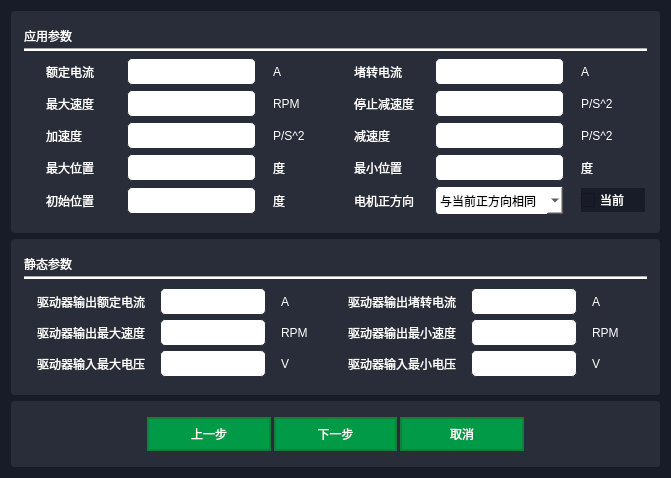
<?xml version="1.0" encoding="UTF-8"?>
<ui version="4.0">
 <class>DriverParams</class>
 <widget class="QWidget" name="DriverParams">
  <property name="geometry">
   <rect>
    <x>0</x>
    <y>0</y>
    <width>671</width>
    <height>472</height>
   </rect>
  </property>
  <property name="windowTitle">
   <string>Form</string>
  </property>
  <property name="windowIcon">
   <iconset resource="resonrces.qrc">
    <normaloff>:/images/app.ico</normaloff>:/images/app.ico</iconset>
  </property>
  <property name="styleSheet">
   <string notr="true">QWidget{
	color:#fff;
	/*background-color: rgb(240,240,240);*/
	background-color: rgb(24,28,40);
}
QLabel{
	background-color: rgb(41,45,57);
}

QPushButton{
	color:white;
	border:2px solid #147e3a;
	background-color:#019b48;
	width:50px;
	height:30px;
}

QPushButton:hover{
	background-color:#019b48;
	font-size:12px;
	font-weight:bold;
}

QLabel{
	color:white;
}

QGroupBox{
	border:2px solid rgb(41,45,57);
	color:white;
	background-color: rgb(41,45,57);
	border-radius:4px;
}

QLineEdit{	
	background-color: rgb(255, 255, 255);
	border:1px solid #147e3a;
	width:100px;
	height:30px;
	color:black;
}
QComboBox{
	background-color: rgb(255, 255, 255);
	width:100px;
	height:27px;
	border-radius:4px;
	border:1px solid rgb(41,45,57);
	color:black;
}

QLineEdit:hover{
	border:1px solid rgb(0,149,255);
}

QTabWidget:pane{
	border-top:1px solid rgb(240, 240, 240);
	/*border:1px solid rgb(41,45,57);*/
}

QTabBar::tab{
	color:white;
	width:50px;
	height:25px;
	background-color:#019b48;
	margin-right: 5px;
	margin-bottom:-6px;
}

QTabBar::tab:selected{
	background-color:rgb(0,149,255);
	font-weight:bold;
	height:28px;
	border:1.5px solid rgb(0,110,255);
}

QMessageBox{
	background-color:rgb(41,45,57);
}

QMessageBox QPushButton:enabled{
	border-radius: 5px;
	width: 50px;
	height: 20px;
	background-color: #019b48;
	color: white;
	font-size: 12px;
}
</string>
  </property>
  <layout class="QVBoxLayout" name="verticalLayout" stretch="4,2,1">
   <item>
    <widget class="QGroupBox" name="groupBox_2">
     <layout class="QVBoxLayout" name="verticalLayout_2">
      <item>
       <widget class="QGroupBox" name="positionLoopGroupBox_3">
        <property name="styleSheet">
         <string notr="true"/>
        </property>
        <layout class="QVBoxLayout" name="verticalLayout_20" stretch="1,4">
         <property name="spacing">
          <number>3</number>
         </property>
         <property name="leftMargin">
          <number>0</number>
         </property>
         <property name="topMargin">
          <number>3</number>
         </property>
         <property name="rightMargin">
          <number>0</number>
         </property>
         <property name="bottomMargin">
          <number>3</number>
         </property>
         <item>
          <layout class="QVBoxLayout" name="verticalLayout_21">
           <item>
            <widget class="QLabel" name="label_28">
             <property name="text">
              <string>应用参数</string>
             </property>
            </widget>
           </item>
           <item>
            <widget class="Line" name="line_11">
             <property name="sizePolicy">
              <sizepolicy hsizetype="Expanding" vsizetype="Fixed">
               <horstretch>0</horstretch>
               <verstretch>0</verstretch>
              </sizepolicy>
             </property>
             <property name="styleSheet">
              <string notr="true">background-color: rgb(255, 255, 255);</string>
             </property>
             <property name="orientation">
              <enum>Qt::Horizontal</enum>
             </property>
            </widget>
           </item>
          </layout>
         </item>
         <item>
          <widget class="QGroupBox" name="gridGroupBox_8">
           <property name="styleSheet">
            <string notr="true">QLineEdit{
	border:1px solid rgb(41,45,57);
	height:25px;
	width:100px;
	border-radius:5px;
}
QLineEdit:hover{
	border:1px solid rgb(0,149,255);
}</string>
           </property>
           <layout class="QGridLayout" name="gridLayout_9" rowstretch="1,1,1,1,1" columnstretch="2,4,2,2,4,2" columnminimumwidth="1,1,1,1,1,1">
            <property name="leftMargin">
             <number>20</number>
            </property>
            <property name="topMargin">
             <number>2</number>
            </property>
            <property name="rightMargin">
             <number>0</number>
            </property>
            <property name="bottomMargin">
             <number>0</number>
            </property>
            <property name="horizontalSpacing">
             <number>17</number>
            </property>
            <property name="verticalSpacing">
             <number>5</number>
            </property>
            <item row="4" column="4">
             <widget class="QComboBox" name="motorDirectionCombpBox">
              <item>
               <property name="text">
                <string>与当前正方向相同</string>
               </property>
              </item>
              <item>
               <property name="text">
                <string>与当前正方向相反</string>
               </property>
              </item>
             </widget>
            </item>
            <item row="1" column="2">
             <widget class="QLabel" name="label_23">
              <property name="text">
               <string>RPM</string>
              </property>
             </widget>
            </item>
            <item row="1" column="3">
             <widget class="QLabel" name="label_15">
              <property name="text">
               <string>停止减速度</string>
              </property>
             </widget>
            </item>
            <item row="3" column="4">
             <widget class="QLineEdit" name="AppminPositionLineEdit"/>
            </item>
            <item row="0" column="3">
             <widget class="QLabel" name="label_30">
              <property name="text">
               <string>堵转电流</string>
              </property>
             </widget>
            </item>
            <item row="4" column="1">
             <widget class="QLineEdit" name="initialPositionLineEdit"/>
            </item>
            <item row="2" column="0">
             <widget class="QLabel" name="label_12">
              <property name="text">
               <string>加速度</string>
              </property>
             </widget>
            </item>
            <item row="1" column="1">
             <widget class="QLineEdit" name="AppmaxSpeedLineEdit"/>
            </item>
            <item row="1" column="0">
             <widget class="QLabel" name="label_11">
              <property name="text">
               <string>最大速度</string>
              </property>
             </widget>
            </item>
            <item row="0" column="5">
             <widget class="QLabel" name="label_22">
              <property name="text">
               <string>A</string>
              </property>
             </widget>
            </item>
            <item row="3" column="1">
             <widget class="QLineEdit" name="AppmaxPositionLineEdit"/>
            </item>
            <item row="4" column="2">
             <widget class="QLabel" name="label_26">
              <property name="text">
               <string>度</string>
              </property>
             </widget>
            </item>
            <item row="2" column="5">
             <widget class="QLabel" name="label_32">
              <property name="text">
               <string>P/S^2</string>
              </property>
             </widget>
            </item>
            <item row="4" column="0">
             <widget class="QLabel" name="label_14">
              <property name="text">
               <string>初始位置</string>
              </property>
             </widget>
            </item>
            <item row="0" column="0">
             <widget class="QLabel" name="label_16">
              <property name="text">
               <string>额定电流</string>
              </property>
             </widget>
            </item>
            <item row="1" column="5">
             <widget class="QLabel" name="label_27">
              <property name="text">
               <string>P/S^2</string>
              </property>
             </widget>
            </item>
            <item row="1" column="4">
             <widget class="QLineEdit" name="AppstopDecelerationLineEdit"/>
            </item>
            <item row="0" column="4">
             <widget class="QLineEdit" name="AppstallCurrenLineEdit"/>
            </item>
            <item row="2" column="3">
             <widget class="QLabel" name="label_18">
              <property name="text">
               <string>减速度</string>
              </property>
             </widget>
            </item>
            <item row="3" column="0">
             <widget class="QLabel" name="label_13">
              <property name="text">
               <string>最大位置</string>
              </property>
             </widget>
            </item>
            <item row="2" column="4">
             <widget class="QLineEdit" name="AppdeceleratitionLineEdit"/>
            </item>
            <item row="3" column="2">
             <widget class="QLabel" name="label_25">
              <property name="text">
               <string>度</string>
              </property>
             </widget>
            </item>
            <item row="2" column="1">
             <widget class="QLineEdit" name="AppaccelerationLineEdit"/>
            </item>
            <item row="0" column="1">
             <widget class="QLineEdit" name="AppratedCurrentLineEdit"/>
            </item>
            <item row="4" column="3">
             <widget class="QLabel" name="label_20">
              <property name="text">
               <string>电机正方向</string>
              </property>
             </widget>
            </item>
            <item row="2" column="2">
             <widget class="QLabel" name="label_24">
              <property name="text">
               <string>P/S^2</string>
              </property>
             </widget>
            </item>
            <item row="3" column="5">
             <widget class="QLabel" name="label_33">
              <property name="text">
               <string>度</string>
              </property>
             </widget>
            </item>
            <item row="3" column="3">
             <widget class="QLabel" name="label_19">
              <property name="text">
               <string>最小位置</string>
              </property>
             </widget>
            </item>
            <item row="0" column="2">
             <widget class="QLabel" name="label_21">
              <property name="text">
               <string>A</string>
              </property>
             </widget>
            </item>
            <item row="4" column="5">
             <widget class="QCheckBox" name="currentlyCheckBox">
              <property name="text">
               <string>当前</string>
              </property>
             </widget>
            </item>
           </layout>
          </widget>
         </item>
        </layout>
       </widget>
      </item>
     </layout>
    </widget>
   </item>
   <item>
    <widget class="QGroupBox" name="groupBox_3">
     <layout class="QVBoxLayout" name="verticalLayout_3">
      <item>
       <widget class="QGroupBox" name="positionLoopGroupBox_4">
        <property name="styleSheet">
         <string notr="true"/>
        </property>
        <layout class="QVBoxLayout" name="verticalLayout_22" stretch="1,4">
         <property name="spacing">
          <number>3</number>
         </property>
         <property name="leftMargin">
          <number>0</number>
         </property>
         <property name="topMargin">
          <number>3</number>
         </property>
         <property name="rightMargin">
          <number>0</number>
         </property>
         <property name="bottomMargin">
          <number>3</number>
         </property>
         <item>
          <layout class="QVBoxLayout" name="verticalLayout_23">
           <item>
            <widget class="QLabel" name="label_29">
             <property name="text">
              <string>静态参数</string>
             </property>
            </widget>
           </item>
           <item>
            <widget class="Line" name="line_12">
             <property name="sizePolicy">
              <sizepolicy hsizetype="Expanding" vsizetype="Fixed">
               <horstretch>0</horstretch>
               <verstretch>0</verstretch>
              </sizepolicy>
             </property>
             <property name="styleSheet">
              <string notr="true">background-color: rgb(255, 255, 255);</string>
             </property>
             <property name="orientation">
              <enum>Qt::Horizontal</enum>
             </property>
            </widget>
           </item>
          </layout>
         </item>
         <item>
          <widget class="QGroupBox" name="gridGroupBox_9">
           <property name="styleSheet">
            <string notr="true">QLineEdit{
	border:1px solid rgb(41,45,57);
	height:25px;
	width:100px;
	border-radius:5px;
}
QLineEdit:hover{
	border:1px solid rgb(0,149,255);
}</string>
           </property>
           <layout class="QGridLayout" name="gridLayout_10" columnstretch="2,2,1,2,2,1" columnminimumwidth="0,0,0,0,0,0">
            <property name="leftMargin">
             <number>11</number>
            </property>
            <property name="topMargin">
             <number>4</number>
            </property>
            <property name="rightMargin">
             <number>0</number>
            </property>
            <property name="bottomMargin">
             <number>0</number>
            </property>
            <property name="horizontalSpacing">
             <number>15</number>
            </property>
            <property name="verticalSpacing">
             <number>4</number>
            </property>
            <item row="0" column="2">
             <widget class="QLabel" name="label_5">
              <property name="text">
               <string>A</string>
              </property>
             </widget>
            </item>
            <item row="1" column="2">
             <widget class="QLabel" name="label_6">
              <property name="text">
               <string>RPM</string>
              </property>
             </widget>
            </item>
            <item row="2" column="3">
             <widget class="QLabel" name="label_4">
              <property name="text">
               <string>驱动器输入最小电压</string>
              </property>
             </widget>
            </item>
            <item row="2" column="0">
             <widget class="QLabel" name="label_2">
              <property name="text">
               <string>驱动器输入最大电压</string>
              </property>
             </widget>
            </item>
            <item row="0" column="3">
             <widget class="QLabel" name="label_31">
              <property name="text">
               <string>驱动器输出堵转电流</string>
              </property>
             </widget>
            </item>
            <item row="2" column="4">
             <widget class="QLineEdit" name="driverMinVoltage">
              <property name="enabled">
               <bool>false</bool>
              </property>
             </widget>
            </item>
            <item row="1" column="0">
             <widget class="QLabel" name="label">
              <property name="text">
               <string>驱动器输出最大速度</string>
              </property>
             </widget>
            </item>
            <item row="0" column="0">
             <widget class="QLabel" name="label_17">
              <property name="text">
               <string>驱动器输出额定电流</string>
              </property>
             </widget>
            </item>
            <item row="1" column="3">
             <widget class="QLabel" name="label_3">
              <property name="text">
               <string>驱动器输出最小速度</string>
              </property>
             </widget>
            </item>
            <item row="1" column="1">
             <widget class="QLineEdit" name="driverMaxVelocity">
              <property name="enabled">
               <bool>false</bool>
              </property>
             </widget>
            </item>
            <item row="0" column="4">
             <widget class="QLineEdit" name="driverStallCurrent">
              <property name="enabled">
               <bool>false</bool>
              </property>
             </widget>
            </item>
            <item row="0" column="1">
             <widget class="QLineEdit" name="driverRatedCurrent">
              <property name="enabled">
               <bool>false</bool>
              </property>
             </widget>
            </item>
            <item row="1" column="4">
             <widget class="QLineEdit" name="DriverMinVelocity">
              <property name="enabled">
               <bool>false</bool>
              </property>
             </widget>
            </item>
            <item row="2" column="1">
             <widget class="QLineEdit" name="driverMaxVoltage">
              <property name="enabled">
               <bool>false</bool>
              </property>
             </widget>
            </item>
            <item row="2" column="2">
             <widget class="QLabel" name="label_7">
              <property name="text">
               <string>V</string>
              </property>
             </widget>
            </item>
            <item row="0" column="5">
             <widget class="QLabel" name="label_8">
              <property name="text">
               <string>A</string>
              </property>
             </widget>
            </item>
            <item row="1" column="5">
             <widget class="QLabel" name="label_9">
              <property name="text">
               <string>RPM</string>
              </property>
             </widget>
            </item>
            <item row="2" column="5">
             <widget class="QLabel" name="label_10">
              <property name="text">
               <string>V</string>
              </property>
             </widget>
            </item>
           </layout>
          </widget>
         </item>
        </layout>
       </widget>
      </item>
     </layout>
    </widget>
   </item>
   <item>
    <widget class="QGroupBox" name="groupBox_4">
     <layout class="QVBoxLayout" name="verticalLayout_4" stretch="1">
      <item>
       <widget class="QGroupBox" name="positionLoopGroupBox_5">
        <property name="styleSheet">
         <string notr="true"/>
        </property>
        <layout class="QHBoxLayout" name="horizontalLayout" stretch="1,1,1,1,1">
         <property name="spacing">
          <number>3</number>
         </property>
         <property name="leftMargin">
          <number>0</number>
         </property>
         <property name="topMargin">
          <number>3</number>
         </property>
         <property name="rightMargin">
          <number>0</number>
         </property>
         <property name="bottomMargin">
          <number>3</number>
         </property>
         <item>
          <spacer name="horizontalSpacer">
           <property name="orientation">
            <enum>Qt::Horizontal</enum>
           </property>
           <property name="sizeHint" stdset="0">
            <size>
             <width>40</width>
             <height>20</height>
            </size>
           </property>
          </spacer>
         </item>
         <item>
          <widget class="QPushButton" name="backBtn">
           <property name="text">
            <string>上一步</string>
           </property>
          </widget>
         </item>
         <item>
          <widget class="QPushButton" name="nextBtn">
           <property name="text">
            <string>下一步</string>
           </property>
           <property name="checkable">
            <bool>false</bool>
           </property>
          </widget>
         </item>
         <item>
          <widget class="QPushButton" name="cancelBtn">
           <property name="text">
            <string>取消</string>
           </property>
          </widget>
         </item>
         <item>
          <spacer name="horizontalSpacer_2">
           <property name="orientation">
            <enum>Qt::Horizontal</enum>
           </property>
           <property name="sizeHint" stdset="0">
            <size>
             <width>40</width>
             <height>20</height>
            </size>
           </property>
          </spacer>
         </item>
        </layout>
       </widget>
      </item>
     </layout>
    </widget>
   </item>
  </layout>
 </widget>
 <resources>
  <include location="resonrces.qrc"/>
 </resources>
 <connections/>
</ui>
